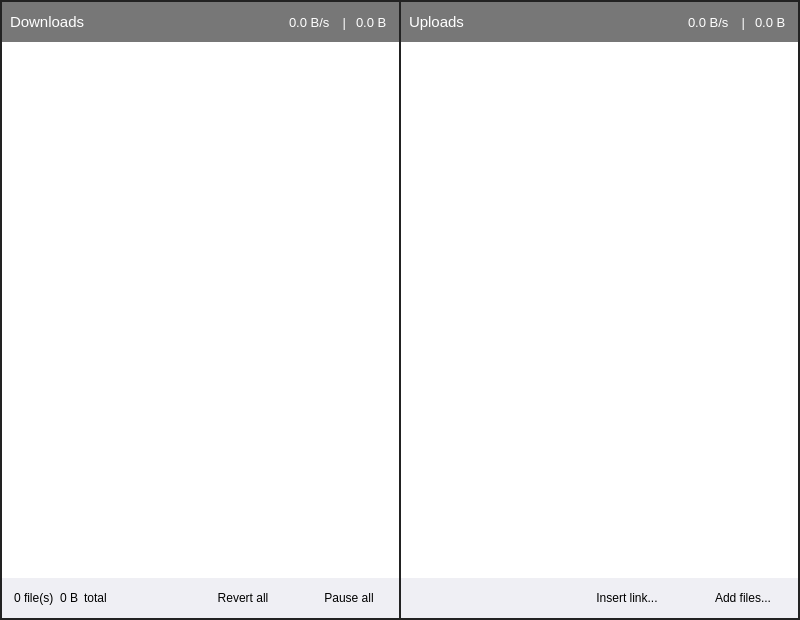
<?xml version="1.0" encoding="UTF-8"?>
<ui version="4.0">
 <class>Dialog</class>
 <widget class="QDialog" name="Dialog">
  <property name="geometry">
   <rect>
    <x>0</x>
    <y>0</y>
    <width>800</width>
    <height>620</height>
   </rect>
  </property>
  <property name="sizePolicy">
   <sizepolicy hsizetype="Expanding" vsizetype="Expanding">
    <horstretch>0</horstretch>
    <verstretch>0</verstretch>
   </sizepolicy>
  </property>
  <property name="minimumSize">
   <size>
    <width>800</width>
    <height>620</height>
   </size>
  </property>
  <property name="windowTitle">
   <string>Transfers</string>
  </property>
  <property name="windowIcon">
   <iconset resource="pvtbox_main.qrc">
    <normaloff>:/images/icon.png</normaloff>:/images/icon.png</iconset>
  </property>
  <layout class="QVBoxLayout" name="verticalLayout_2">
   <property name="spacing">
    <number>0</number>
   </property>
   <property name="leftMargin">
    <number>0</number>
   </property>
   <property name="topMargin">
    <number>0</number>
   </property>
   <property name="rightMargin">
    <number>0</number>
   </property>
   <property name="bottomMargin">
    <number>0</number>
   </property>
   <item>
    <widget class="QFrame" name="centralwidget">
     <property name="sizePolicy">
      <sizepolicy hsizetype="Expanding" vsizetype="Expanding">
       <horstretch>0</horstretch>
       <verstretch>0</verstretch>
      </sizepolicy>
     </property>
     <property name="autoFillBackground">
      <bool>false</bool>
     </property>
     <property name="styleSheet">
      <string notr="true">.QFrame{
	background-color: white;
	border: 2px solid #222222;
}

 QScrollBar:vertical {
     border: 0px;
	background: #fedec9;
     width: 8px;
 }
 QScrollBar::handle:vertical {
	border: 0px solid #FC914D;
     border-radius: 4px;
     background: #FC914D;
     min-height: 20px;
 }
 QScrollBar::add-line:vertical {
     border: 0px;
     background: none;
     height: 0px;
     subcontrol-position: bottom;
     subcontrol-origin: margin;
 }

 QScrollBar::sub-line:vertical {
     border: 0px;
     background: none;
     height: 0px;
     subcontrol-position: top;
     subcontrol-origin: margin;
 }
 QScrollBar::up-arrow:vertical, QScrollBar::down-arrow:vertical {
     border: 0px;
     width: 0px;
     height: 0px;
     background: none;
 }

 QScrollBar::add-page:vertical, QScrollBar::sub-page:vertical {
     background: none;
 }</string>
     </property>
     <layout class="QHBoxLayout" name="horizontalLayout">
      <property name="spacing">
       <number>0</number>
      </property>
      <property name="leftMargin">
       <number>0</number>
      </property>
      <property name="topMargin">
       <number>0</number>
      </property>
      <property name="rightMargin">
       <number>0</number>
      </property>
      <property name="bottomMargin">
       <number>0</number>
      </property>
      <item>
       <layout class="QHBoxLayout" name="horizontalLayout_10" stretch="0,0,0">
        <property name="spacing">
         <number>0</number>
        </property>
        <property name="sizeConstraint">
         <enum>QLayout::SetMinimumSize</enum>
        </property>
        <item>
         <layout class="QVBoxLayout" name="verticalLayout_downloads">
          <property name="spacing">
           <number>0</number>
          </property>
          <item>
           <widget class="QWidget" name="downloads_frame" native="true">
            <property name="sizePolicy">
             <sizepolicy hsizetype="Expanding" vsizetype="Fixed">
              <horstretch>0</horstretch>
              <verstretch>0</verstretch>
             </sizepolicy>
            </property>
            <property name="minimumSize">
             <size>
              <width>0</width>
              <height>40</height>
             </size>
            </property>
            <property name="styleSheet">
             <string notr="true">background-color: #777777; border: 0</string>
            </property>
            <layout class="QHBoxLayout" name="horizontalLayout_3">
             <property name="spacing">
              <number>0</number>
             </property>
             <property name="leftMargin">
              <number>4</number>
             </property>
             <property name="topMargin">
              <number>4</number>
             </property>
             <property name="rightMargin">
              <number>4</number>
             </property>
             <property name="bottomMargin">
              <number>4</number>
             </property>
             <item>
              <widget class="QLabel" name="downloads_label">
               <property name="font">
                <font>
                 <pointsize>11</pointsize>
                </font>
               </property>
               <property name="styleSheet">
                <string notr="true">color: white; margin-right: 4</string>
               </property>
               <property name="text">
                <string>Downloads</string>
               </property>
              </widget>
             </item>
             <item>
              <spacer name="horizontalSpacer_3">
               <property name="orientation">
                <enum>Qt::Horizontal</enum>
               </property>
               <property name="sizeHint" stdset="0">
                <size>
                 <width>191</width>
                 <height>20</height>
                </size>
               </property>
              </spacer>
             </item>
             <item>
              <widget class="QLabel" name="download_speed_value">
               <property name="font">
                <font>
                 <pointsize>10</pointsize>
                </font>
               </property>
               <property name="styleSheet">
                <string notr="true">color: white; margin-right: 4</string>
               </property>
               <property name="text">
                <string notr="true">0.0 B/s</string>
               </property>
               <property name="alignment">
                <set>Qt::AlignLeading|Qt::AlignLeft|Qt::AlignVCenter</set>
               </property>
              </widget>
             </item>
             <item>
              <widget class="QLabel" name="download_size_label">
               <property name="font">
                <font>
                 <pointsize>10</pointsize>
                </font>
               </property>
               <property name="styleSheet">
                <string notr="true">color: white; margin-right: 4</string>
               </property>
               <property name="text">
                <string notr="true">|</string>
               </property>
               <property name="alignment">
                <set>Qt::AlignRight|Qt::AlignTrailing|Qt::AlignVCenter</set>
               </property>
              </widget>
             </item>
             <item>
              <widget class="QLabel" name="download_size_value">
               <property name="font">
                <font>
                 <pointsize>10</pointsize>
                </font>
               </property>
               <property name="styleSheet">
                <string notr="true">color: white; margin-right: 4</string>
               </property>
               <property name="text">
                <string notr="true">0.0 B</string>
               </property>
               <property name="alignment">
                <set>Qt::AlignLeading|Qt::AlignLeft|Qt::AlignVCenter</set>
               </property>
              </widget>
             </item>
            </layout>
           </widget>
          </item>
          <item>
           <widget class="QWidget" name="downloads_speed_widget" native="true">
            <property name="sizePolicy">
             <sizepolicy hsizetype="Expanding" vsizetype="Preferred">
              <horstretch>0</horstretch>
              <verstretch>0</verstretch>
             </sizepolicy>
            </property>
            <property name="minimumSize">
             <size>
              <width>380</width>
              <height>140</height>
             </size>
            </property>
            <property name="styleSheet">
             <string notr="true"/>
            </property>
           </widget>
          </item>
          <item>
           <widget class="QStackedWidget" name="downloads_pages">
            <property name="sizePolicy">
             <sizepolicy hsizetype="Expanding" vsizetype="Expanding">
              <horstretch>0</horstretch>
              <verstretch>0</verstretch>
             </sizepolicy>
            </property>
            <property name="currentIndex">
             <number>0</number>
            </property>
            <widget class="QWidget" name="page">
             <layout class="QVBoxLayout" name="verticalLayout_3">
              <item>
               <widget class="QListWidget" name="downloads_list">
                <property name="sizePolicy">
                 <sizepolicy hsizetype="Expanding" vsizetype="Expanding">
                  <horstretch>0</horstretch>
                  <verstretch>0</verstretch>
                 </sizepolicy>
                </property>
                <property name="frameShape">
                 <enum>QFrame::NoFrame</enum>
                </property>
                <property name="frameShadow">
                 <enum>QFrame::Plain</enum>
                </property>
                <property name="horizontalScrollBarPolicy">
                 <enum>Qt::ScrollBarAlwaysOff</enum>
                </property>
                <property name="uniformItemSizes">
                 <bool>true</bool>
                </property>
               </widget>
              </item>
             </layout>
            </widget>
            <widget class="QWidget" name="page_2">
             <layout class="QHBoxLayout" name="horizontalLayout_6">
              <item>
               <widget class="QLabel" name="no_downloads_label">
                <property name="sizePolicy">
                 <sizepolicy hsizetype="Expanding" vsizetype="Expanding">
                  <horstretch>0</horstretch>
                  <verstretch>0</verstretch>
                 </sizepolicy>
                </property>
                <property name="font">
                 <font>
                  <pointsize>14</pointsize>
                 </font>
                </property>
                <property name="styleSheet">
                 <string notr="true">color:#515151;</string>
                </property>
                <property name="text">
                 <string>No file downloads</string>
                </property>
                <property name="alignment">
                 <set>Qt::AlignCenter</set>
                </property>
               </widget>
              </item>
             </layout>
            </widget>
           </widget>
          </item>
          <item>
           <widget class="QWidget" name="downloads_bottom" native="true">
            <property name="sizePolicy">
             <sizepolicy hsizetype="Expanding" vsizetype="Fixed">
              <horstretch>0</horstretch>
              <verstretch>0</verstretch>
             </sizepolicy>
            </property>
            <property name="minimumSize">
             <size>
              <width>0</width>
              <height>40</height>
             </size>
            </property>
            <property name="styleSheet">
             <string notr="true">QPushButton:hover{color: #ff9144;}
QFrame * {background-color: #EFEFF4; border: 0;}</string>
            </property>
            <layout class="QHBoxLayout" name="horizontalLayout_5">
             <property name="spacing">
              <number>0</number>
             </property>
             <property name="leftMargin">
              <number>0</number>
             </property>
             <property name="topMargin">
              <number>0</number>
             </property>
             <property name="rightMargin">
              <number>0</number>
             </property>
             <property name="bottomMargin">
              <number>0</number>
             </property>
             <item>
              <layout class="QVBoxLayout" name="verticalLayout">
               <property name="leftMargin">
                <number>8</number>
               </property>
               <item>
                <layout class="QHBoxLayout" name="horizontalLayout_2">
                 <property name="spacing">
                  <number>6</number>
                 </property>
                 <property name="leftMargin">
                  <number>4</number>
                 </property>
                 <item>
                  <widget class="QLabel" name="total_files_label">
                   <property name="font">
                    <font>
                     <pointsize>9</pointsize>
                    </font>
                   </property>
                   <property name="text">
                    <string>0 file(s)</string>
                   </property>
                  </widget>
                 </item>
                 <item>
                  <widget class="QLabel" name="total_size_label">
                   <property name="font">
                    <font>
                     <pointsize>9</pointsize>
                    </font>
                   </property>
                   <property name="text">
                    <string>0 B</string>
                   </property>
                  </widget>
                 </item>
                 <item>
                  <widget class="QLabel" name="label">
                   <property name="font">
                    <font>
                     <pointsize>9</pointsize>
                    </font>
                   </property>
                   <property name="text">
                    <string>total</string>
                   </property>
                  </widget>
                 </item>
                </layout>
               </item>
              </layout>
             </item>
             <item>
              <spacer name="horizontalSpacer_4">
               <property name="orientation">
                <enum>Qt::Horizontal</enum>
               </property>
               <property name="sizeHint" stdset="0">
                <size>
                 <width>40</width>
                 <height>20</height>
                </size>
               </property>
              </spacer>
             </item>
             <item>
              <widget class="QPushButton" name="revert_all_button">
               <property name="minimumSize">
                <size>
                 <width>100</width>
                 <height>32</height>
                </size>
               </property>
               <property name="font">
                <font>
                 <pointsize>9</pointsize>
                </font>
               </property>
               <property name="cursor">
                <cursorShape>PointingHandCursor</cursorShape>
               </property>
               <property name="text">
                <string>Revert all</string>
               </property>
               <property name="icon">
                <iconset resource="pvtbox_main.qrc">
                 <normaloff>:/images/revert.svg</normaloff>:/images/revert.svg</iconset>
               </property>
               <property name="iconSize">
                <size>
                 <width>24</width>
                 <height>24</height>
                </size>
               </property>
              </widget>
             </item>
             <item>
              <spacer name="horizontalSpacer">
               <property name="orientation">
                <enum>Qt::Horizontal</enum>
               </property>
               <property name="sizeType">
                <enum>QSizePolicy::Fixed</enum>
               </property>
               <property name="sizeHint" stdset="0">
                <size>
                 <width>6</width>
                 <height>20</height>
                </size>
               </property>
              </spacer>
             </item>
             <item>
              <widget class="QPushButton" name="pause_all_button">
               <property name="minimumSize">
                <size>
                 <width>100</width>
                 <height>32</height>
                </size>
               </property>
               <property name="font">
                <font>
                 <pointsize>9</pointsize>
                </font>
               </property>
               <property name="cursor">
                <cursorShape>PointingHandCursor</cursorShape>
               </property>
               <property name="text">
                <string>Pause all</string>
               </property>
               <property name="iconSize">
                <size>
                 <width>24</width>
                 <height>24</height>
                </size>
               </property>
              </widget>
             </item>
            </layout>
           </widget>
          </item>
         </layout>
        </item>
        <item>
         <widget class="QWidget" name="sep" native="true">
          <property name="sizePolicy">
           <sizepolicy hsizetype="Fixed" vsizetype="Preferred">
            <horstretch>0</horstretch>
            <verstretch>0</verstretch>
           </sizepolicy>
          </property>
          <property name="minimumSize">
           <size>
            <width>2</width>
            <height>0</height>
           </size>
          </property>
          <property name="styleSheet">
           <string notr="true">background-color: #222222; border: 0</string>
          </property>
         </widget>
        </item>
        <item>
         <layout class="QVBoxLayout" name="verticalLayout_uploads">
          <property name="spacing">
           <number>0</number>
          </property>
          <item>
           <widget class="QWidget" name="uploads_frame" native="true">
            <property name="sizePolicy">
             <sizepolicy hsizetype="Expanding" vsizetype="Fixed">
              <horstretch>0</horstretch>
              <verstretch>0</verstretch>
             </sizepolicy>
            </property>
            <property name="minimumSize">
             <size>
              <width>0</width>
              <height>40</height>
             </size>
            </property>
            <property name="styleSheet">
             <string notr="true">background-color: #777777; border: 0;</string>
            </property>
            <layout class="QHBoxLayout" name="horizontalLayout_4">
             <property name="spacing">
              <number>0</number>
             </property>
             <property name="leftMargin">
              <number>4</number>
             </property>
             <property name="topMargin">
              <number>4</number>
             </property>
             <property name="rightMargin">
              <number>4</number>
             </property>
             <property name="bottomMargin">
              <number>4</number>
             </property>
             <item>
              <widget class="QLabel" name="uploads_label">
               <property name="font">
                <font>
                 <pointsize>11</pointsize>
                </font>
               </property>
               <property name="styleSheet">
                <string notr="true">color: white; margin-right: 4</string>
               </property>
               <property name="text">
                <string>Uploads</string>
               </property>
              </widget>
             </item>
             <item>
              <spacer name="horizontalSpacer_6">
               <property name="orientation">
                <enum>Qt::Horizontal</enum>
               </property>
               <property name="sizeHint" stdset="0">
                <size>
                 <width>209</width>
                 <height>20</height>
                </size>
               </property>
              </spacer>
             </item>
             <item>
              <widget class="QLabel" name="upload_speed_value">
               <property name="font">
                <font>
                 <pointsize>10</pointsize>
                </font>
               </property>
               <property name="styleSheet">
                <string notr="true">color: white; margin-right: 4</string>
               </property>
               <property name="text">
                <string notr="true">0.0 B/s</string>
               </property>
               <property name="alignment">
                <set>Qt::AlignLeading|Qt::AlignLeft|Qt::AlignVCenter</set>
               </property>
              </widget>
             </item>
             <item>
              <widget class="QLabel" name="upload_size_label">
               <property name="font">
                <font>
                 <pointsize>10</pointsize>
                </font>
               </property>
               <property name="styleSheet">
                <string notr="true">color: white; margin-right: 4</string>
               </property>
               <property name="text">
                <string notr="true">|</string>
               </property>
               <property name="alignment">
                <set>Qt::AlignRight|Qt::AlignTrailing|Qt::AlignVCenter</set>
               </property>
              </widget>
             </item>
             <item>
              <widget class="QLabel" name="upload_size_value">
               <property name="font">
                <font>
                 <pointsize>10</pointsize>
                </font>
               </property>
               <property name="styleSheet">
                <string notr="true">color: white; margin-right: 4</string>
               </property>
               <property name="text">
                <string notr="true">0.0 B</string>
               </property>
               <property name="alignment">
                <set>Qt::AlignLeading|Qt::AlignLeft|Qt::AlignVCenter</set>
               </property>
              </widget>
             </item>
            </layout>
           </widget>
          </item>
          <item>
           <widget class="QWidget" name="uploads_speed_widget" native="true">
            <property name="sizePolicy">
             <sizepolicy hsizetype="Expanding" vsizetype="Preferred">
              <horstretch>0</horstretch>
              <verstretch>0</verstretch>
             </sizepolicy>
            </property>
            <property name="minimumSize">
             <size>
              <width>380</width>
              <height>140</height>
             </size>
            </property>
            <property name="styleSheet">
             <string notr="true"/>
            </property>
           </widget>
          </item>
          <item>
           <widget class="QStackedWidget" name="uploads_pages">
            <property name="sizePolicy">
             <sizepolicy hsizetype="Expanding" vsizetype="Expanding">
              <horstretch>0</horstretch>
              <verstretch>0</verstretch>
             </sizepolicy>
            </property>
            <property name="currentIndex">
             <number>0</number>
            </property>
            <widget class="QWidget" name="page_3">
             <layout class="QHBoxLayout" name="horizontalLayout_7">
              <item>
               <widget class="QListWidget" name="uploads_list">
                <property name="sizePolicy">
                 <sizepolicy hsizetype="Expanding" vsizetype="Expanding">
                  <horstretch>0</horstretch>
                  <verstretch>0</verstretch>
                 </sizepolicy>
                </property>
                <property name="baseSize">
                 <size>
                  <width>0</width>
                  <height>0</height>
                 </size>
                </property>
                <property name="frameShape">
                 <enum>QFrame::NoFrame</enum>
                </property>
                <property name="horizontalScrollBarPolicy">
                 <enum>Qt::ScrollBarAlwaysOff</enum>
                </property>
               </widget>
              </item>
             </layout>
            </widget>
            <widget class="QWidget" name="page_4">
             <layout class="QHBoxLayout" name="horizontalLayout_8">
              <item>
               <widget class="QLabel" name="no_uploads_label">
                <property name="sizePolicy">
                 <sizepolicy hsizetype="Expanding" vsizetype="Expanding">
                  <horstretch>0</horstretch>
                  <verstretch>0</verstretch>
                 </sizepolicy>
                </property>
                <property name="font">
                 <font>
                  <pointsize>14</pointsize>
                 </font>
                </property>
                <property name="styleSheet">
                 <string notr="true">color:#515151;</string>
                </property>
                <property name="text">
                 <string>No uploads during last 1 minute</string>
                </property>
                <property name="alignment">
                 <set>Qt::AlignCenter</set>
                </property>
               </widget>
              </item>
             </layout>
            </widget>
           </widget>
          </item>
          <item>
           <widget class="QWidget" name="uploads_bottom" native="true">
            <property name="sizePolicy">
             <sizepolicy hsizetype="Expanding" vsizetype="Fixed">
              <horstretch>0</horstretch>
              <verstretch>0</verstretch>
             </sizepolicy>
            </property>
            <property name="minimumSize">
             <size>
              <width>0</width>
              <height>40</height>
             </size>
            </property>
            <property name="styleSheet">
             <string notr="true">QPushButton:hover{color: #ff9144;}
QFrame * {background-color: #EFEFF4; border: 0;}</string>
            </property>
            <layout class="QHBoxLayout" name="horizontalLayout_9">
             <property name="spacing">
              <number>0</number>
             </property>
             <property name="leftMargin">
              <number>0</number>
             </property>
             <property name="topMargin">
              <number>0</number>
             </property>
             <property name="rightMargin">
              <number>0</number>
             </property>
             <property name="bottomMargin">
              <number>0</number>
             </property>
             <item>
              <spacer name="horizontalSpacer_2">
               <property name="orientation">
                <enum>Qt::Horizontal</enum>
               </property>
               <property name="sizeHint" stdset="0">
                <size>
                 <width>40</width>
                 <height>20</height>
                </size>
               </property>
              </spacer>
             </item>
             <item>
              <widget class="QPushButton" name="insert_link_button">
               <property name="minimumSize">
                <size>
                 <width>110</width>
                 <height>32</height>
                </size>
               </property>
               <property name="font">
                <font>
                 <pointsize>9</pointsize>
                </font>
               </property>
               <property name="cursor">
                <cursorShape>PointingHandCursor</cursorShape>
               </property>
               <property name="text">
                <string>Insert link...</string>
               </property>
               <property name="icon">
                <iconset resource="pvtbox_main.qrc">
                 <normaloff>:/images/transfers/link_insert.svg</normaloff>:/images/transfers/link_insert.svg</iconset>
               </property>
               <property name="iconSize">
                <size>
                 <width>24</width>
                 <height>24</height>
                </size>
               </property>
              </widget>
             </item>
             <item>
              <spacer name="horizontalSpacer_5">
               <property name="orientation">
                <enum>Qt::Horizontal</enum>
               </property>
               <property name="sizeType">
                <enum>QSizePolicy::Fixed</enum>
               </property>
               <property name="sizeHint" stdset="0">
                <size>
                 <width>6</width>
                 <height>20</height>
                </size>
               </property>
              </spacer>
             </item>
             <item>
              <widget class="QPushButton" name="add_button">
               <property name="minimumSize">
                <size>
                 <width>110</width>
                 <height>32</height>
                </size>
               </property>
               <property name="font">
                <font>
                 <pointsize>9</pointsize>
                </font>
               </property>
               <property name="cursor">
                <cursorShape>PointingHandCursor</cursorShape>
               </property>
               <property name="text">
                <string>Add files...</string>
               </property>
               <property name="icon">
                <iconset resource="pvtbox_main.qrc">
                 <normaloff>:/images/transfers/add_file.svg</normaloff>:/images/transfers/add_file.svg</iconset>
               </property>
               <property name="iconSize">
                <size>
                 <width>24</width>
                 <height>24</height>
                </size>
               </property>
              </widget>
             </item>
            </layout>
           </widget>
          </item>
         </layout>
        </item>
       </layout>
      </item>
     </layout>
    </widget>
   </item>
  </layout>
 </widget>
 <resources>
  <include location="pvtbox_main.qrc"/>
 </resources>
 <connections/>
</ui>
